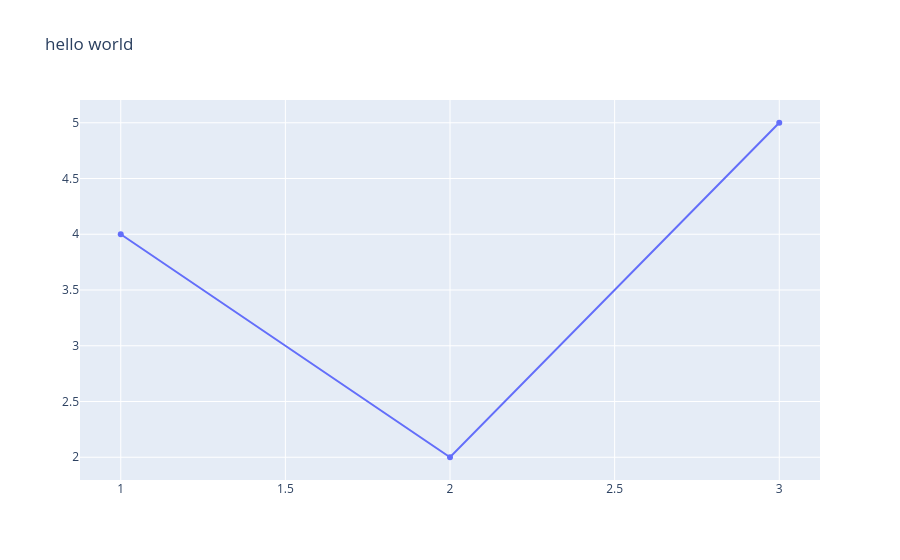

The notebook cell saved with this chart:
### Markdown cell above
# A Final Note on Plotting:
The best plots that you can make are probably ones that are completely custom to the task or question you are trying to solve/answer. These plots are also the most difficult to get correct because they take a great deal of iteration, time, and effort to get perfected. They also take some time to explain. There is a delicate balance between creating a new plot that answers exactly what you are asking (in the best way possible) and spending and inordinate amount of time on a new plot (when a standard plot might be a "pretty good" answer)

<img src="PDF_slides/Customplots.png" alt="TukeyBoxplot" width="600" height="600">


____
# Revisiting with Interactive Visuals: Plotly
- https://plot.ly/python/getting-started/

More updates to come to this section of the notebook. Plotly is a major step in the direction of using JavaScript and python together and I would argue it has a much better implementation than other packages.

### Code cell
# directly from the getting started example...
import plotly
print('Plotly:', plotly. __version__)

# to install in your environemtn with conda use: conda install plotly

plotly.offline.init_notebook_mode() # run at the start of every notebook
plotly.offline.iplot({
    "data": [{
        "x": [1, 2, 3],
        "y": [4, 2, 5]
    }],
    "layout": {
        "title": "hello world"
    }
})

### Figure 1 — Plotly figure (JSON) as saved in the notebook; plotly's stock layout.template omitted (floating-point values rounded to 4 significant figures)
{"data": [{"type": "scatter", "x": [1, 2, 3], "y": [4, 2, 5]}], "layout": {"title": {"text": "hello world"}}}
